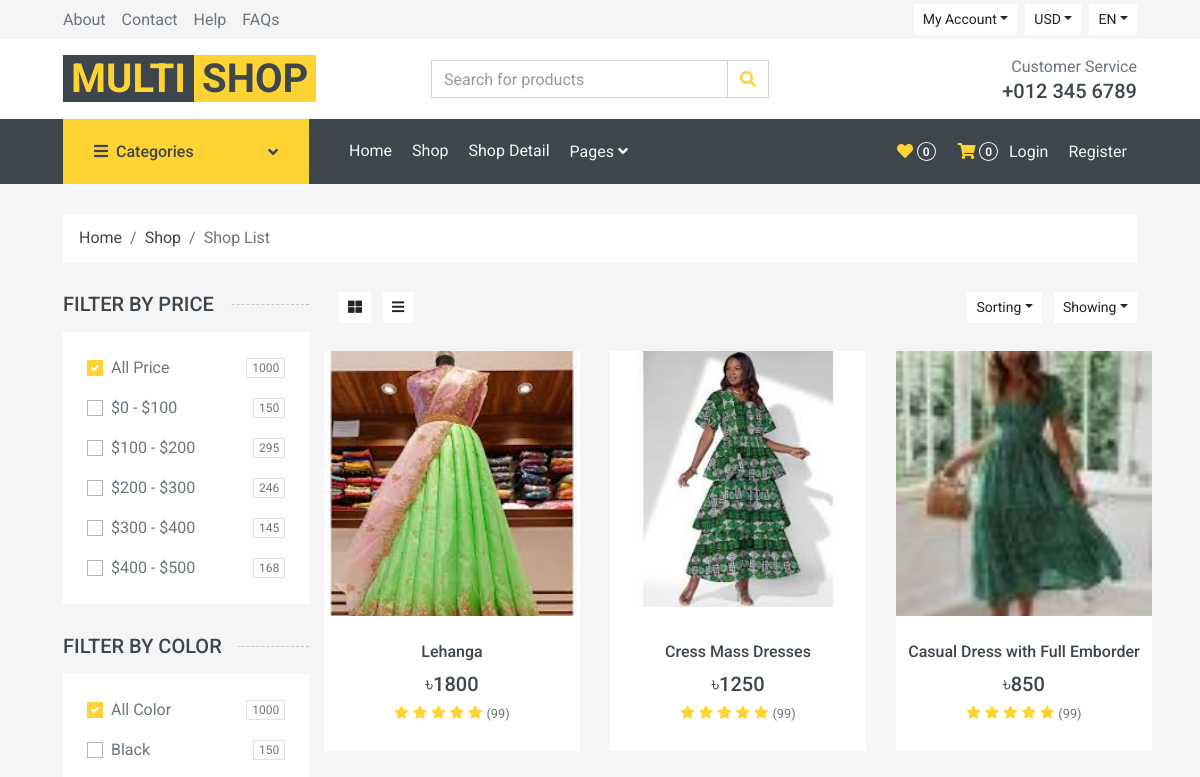
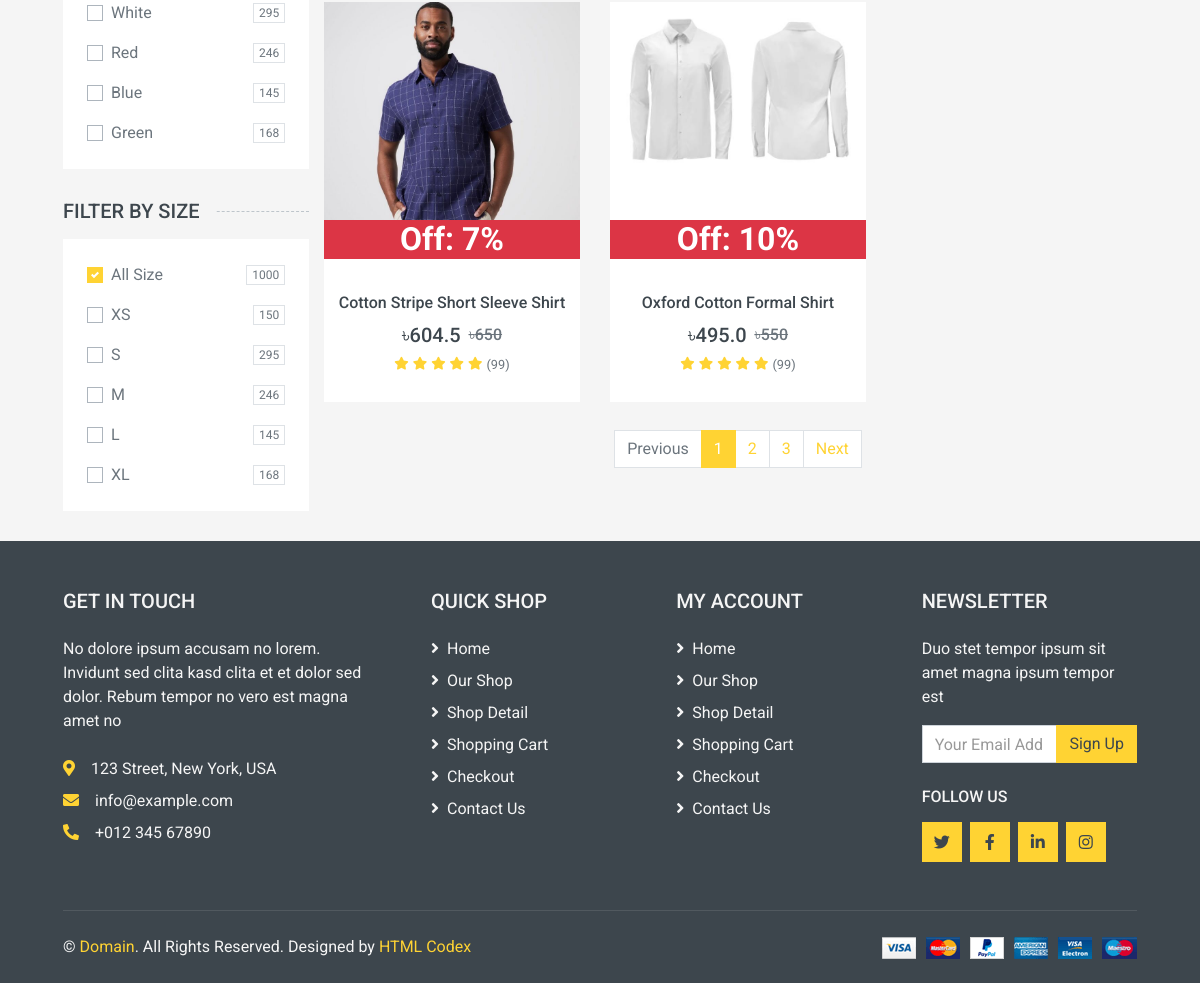
The app's page /shop/ with its own data (2 pictures, top to bottom).
### multishop/models.py (models this page shows, shortened)
class Product(models.Model):
    category = models.ForeignKey(Category, on_delete=models.CASCADE)
    brand = models.ForeignKey(Brand, on_delete=models.CASCADE, blank=True, null=True)
    product_type = models.CharField(max_length=50, choices=[('Featured', 'Featured'), ('Regular', 'Regular'), ('Up Comming', 'Up Comming')], default='Regular')
    name = models.CharField(max_length=200)
    slug = models.SlugField(max_length=200, unique=True, blank=True)
    size = models.ManyToManyField('Size', blank=True)
    color = models.ManyToManyField('Color', blank=True)
    description = models.TextField()
    price = models.IntegerField()
    discount_percentage = models.IntegerField(default=0)
    discount_price = models.FloatField(blank=True, null=True)
    stock = models.PositiveIntegerField()
    image = models.ImageField(upload_to='products/')
    image_back = models.ImageField(upload_to='products/', blank=True)
    image_side = models.ImageField(upload_to='products/', blank=True)
    created_at = models.DateTimeField(auto_now_add=True)
    updated_at = models.DateTimeField(auto_now=True)
    tags = models.ManyToManyField('Tag', blank=True)

### multishop/views.py (the view)
# urls.py: path('shop/', ShopView.as_view(), name='shop'),
class ShopView(TemplateView):
    template_name = 'multishop/shop.html'
    def get_context_data(self, **kwargs):
        context = super().get_context_data(**kwargs)
        context['products'] = Product.objects.all().order_by('-created_at')
        return context

### multishop/templates/multishop/shop.html (shortened to what this page needs)
{% load static %}
<!DOCTYPE html>
<html lang="en">
<head>
   {% include "multishop/css.html" %}
</head>
<body>
    {% include "multishop/navbar.html"%}
    <div class="container-fluid">
        <div class="row px-xl-5">
            <div class="col-12">
                <nav class="breadcrumb bg-light mb-30">
                    <a class="breadcrumb-item text-dark" href="#">Home</a>
                    <a class="breadcrumb-item text-dark" href="#">Shop</a>
                    <span class="breadcrumb-item active">Shop List</span>
                </nav>
            </div>
        </div>
    </div>
    <div class="container-fluid">
        <div class="row px-xl-5">
            <div class="col-lg-3 col-md-4">
                <h5 class="section-title position-relative text-uppercase mb-3"><span class="bg-secondary pr-3">Filter by price</span></h5>
                <div class="bg-light p-4 mb-30">
                    <form>
                        <div class="custom-control custom-checkbox d-flex align-items-center justify-content-between mb-3">
                            <label class="custom-control-label" for="price-all">All Price</label>
                            <span class="badge border font-weight-normal">1000</span>
                        </div>
                        <div class="custom-control custom-checkbox d-flex align-items-center justify-content-between mb-3">
                            <label class="custom-control-label" for="price-1">$0 - $100</label>
                            <span class="badge border font-weight-normal">150</span>
                        </div>
                        <div class="custom-control custom-checkbox d-flex align-items-center justify-content-between mb-3">
                            <label class="custom-control-label" for="price-2">$100 - $200</label>
                            <span class="badge border font-weight-normal">295</span>
                        </div>
                        <div class="custom-control custom-checkbox d-flex align-items-center justify-content-between mb-3">
                            <label class="custom-control-label" for="price-3">$200 - $300</label>
                            <span class="badge border font-weight-normal">246</span>
                        </div>
                        <div class="custom-control custom-checkbox d-flex align-items-center justify-content-between mb-3">
                            <label class="custom-control-label" for="price-4">$300 - $400</label>
                            <span class="badge border font-weight-normal">145</span>
                        </div>
                        <div class="custom-control custom-checkbox d-flex align-items-center justify-content-between">
                            <label class="custom-control-label" for="price-5">$400 - $500</label>
                            <span class="badge border font-weight-normal">168</span>
                        </div>
                    </form>
                </div>
                <h5 class="section-title position-relative text-uppercase mb-3"><span class="bg-secondary pr-3">Filter by color</span></h5>
                <div class="bg-light p-4 mb-30">
                    <form>
                        <div class="custom-control custom-checkbox d-flex align-items-center justify-content-between mb-3">
                            <label class="custom-control-label" for="price-all">All Color</label>
                            <span class="badge border font-weight-normal">1000</span>
                        </div>
                        <div class="custom-control custom-checkbox d-flex align-items-center justify-content-between mb-3">
                            <label class="custom-control-label" for="color-1">Black</label>
                            <span class="badge border font-weight-normal">150</span>
                        </div>
                        <div class="custom-control custom-checkbox d-flex align-items-center justify-content-between mb-3">
                            <label class="custom-control-label" for="color-2">White</label>
                            <span class="badge border font-weight-normal">295</span>
                        </div>
                        <div class="custom-control custom-checkbox d-flex align-items-center justify-content-between mb-3">
                            <label class="custom-control-label" for="color-3">Red</label>
                            <span class="badge border font-weight-normal">246</span>
                        </div>
                        <div class="custom-control custom-checkbox d-flex align-items-center justify-content-between mb-3">
                            <label class="custom-control-label" for="color-4">Blue</label>
                            <span class="badge border font-weight-normal">145</span>
                        </div>
                        <div class="custom-control custom-checkbox d-flex align-items-center justify-content-between">
                            <label class="custom-control-label" for="color-5">Green</label>
                            <span class="badge border font-weight-normal">168</span>
                        </div>
                    </form>
                </div>
                <h5 class="section-title position-relative text-uppercase mb-3"><span class="bg-secondary pr-3">Filter by size</span></h5>
                <div class="bg-light p-4 mb-30">
                    <form>
                        <div class="custom-control custom-checkbox d-flex align-items-center justify-content-between mb-3">
                            <label class="custom-control-label" for="size-all">All Size</label>
                            <span class="badge border font-weight-normal">1000</span>
                        </div>
                        <div class="custom-control custom-checkbox d-flex align-items-center justify-content-between mb-3">
                            <label class="custom-control-label" for="size-1">XS</label>
                            <span class="badge border font-weight-normal">150</span>
                        </div>
                        <div class="custom-control custom-checkbox d-flex align-items-center justify-content-between mb-3">
                            <label class="custom-control-label" for="size-2">S</label>
                            <span class="badge border font-weight-normal">295</span>
                        </div>
                        <div class="custom-control custom-checkbox d-flex align-items-center justify-content-between mb-3">
                            <label class="custom-control-label" for="size-3">M</label>
                            <span class="badge border font-weight-normal">246</span>
                        </div>
                        <div class="custom-control custom-checkbox d-flex align-items-center justify-content-between mb-3">
                            <label class="custom-control-label" for="size-4">L</label>
                            <span class="badge border font-weight-normal">145</span>
                        </div>
                        <div class="custom-control custom-checkbox d-flex align-items-center justify-content-between">
                            <label class="custom-control-label" for="size-5">XL</label>
                            <span class="badge border font-weight-normal">168</span>
                        </div>
                    </form>
                </div>
            </div>
            <div class="col-lg-9 col-md-8">
                <div class="row pb-3">
                    <div class="col-12 pb-1">
                        <div class="d-flex align-items-center justify-content-between mb-4">
                            <div>
                                <button class="btn btn-sm btn-light"><i class="fa fa-th-large"></i></button>
                                <button class="btn btn-sm btn-light ml-2"><i class="fa fa-bars"></i></button>
                            </div>
                            <div class="ml-2">
                                <div class="btn-group">
                                    <button type="button" class="btn btn-sm btn-light dropdown-toggle" data-toggle="dropdown">Sorting</button>
                                </div>
                                <div class="btn-group ml-2">
                                    <button type="button" class="btn btn-sm btn-light dropdown-toggle" data-toggle="dropdown">Showing</button>
                                </div>
                            </div>
                        </div>
                    </div>
                    <div class="row">
                        {% for product in products %}
                        <div class="col-lg-4 col-md-6 col-sm-6 pb-1">
                            <div class="product-item bg-light mb-4">
                                <div class="product-img position-relative overflow-hidden">
                                    <img class="img-fluid w-100 h-90" src="{{ product.image.url }}" alt="{{ product.name }}">
                                    <div class="product-action">
                                    </div>
                                </div>
                                {% if product.discount_percentage > 0 %}
                                <h2 class="bg-danger text-white text-center" >
                                    Off: {{ product.discount_percentage }}%
                                </h2>
                                {% endif %}
                                <div class="text-center py-4">
                                    <a class="h6 text-decoration-none text-truncate" href="{% url 'indetail' product.slug %}">{{ product.name }}</a>
                                    <div class="d-flex align-items-center justify-content-center mt-2">
                                        <h5>৳{{ product.discount_price|default:product.price }}</h5>
                                        {% if product.discount_percentage %}
                                        <h6 class="text-muted ml-2"><del>৳{{ product.price }}</del></h6>
                                        {% endif %}
                                    </div>
                                    <div class="d-flex align-items-center justify-content-center mb-1">
                                        <small class="fa fa-star text-primary mr-1"></small>
                                        <small class="fa fa-star text-primary mr-1"></small>
                                        <small class="fa fa-star text-primary mr-1"></small>
                                        <small class="fa fa-star text-primary mr-1"></small>
                                        <small class="fa fa-star text-primary mr-1"></small>
                                        <small>(99)</small>
                                    </div>
                                </div>
                            </div>
                        </div>
                        {% empty %}
                        <p>No products available.</p>
                        {% endfor %}
                    </div>
                    <div class="col-12">
                        <nav>
                          <ul class="pagination justify-content-center">
                            <li class="page-item disabled"><a class="page-link" href="#">Previous</span></a></li>
                            <li class="page-item active"><a class="page-link" href="#">1</a></li>
                            <li class="page-item"><a class="page-link" href="#">2</a></li>
                            <li class="page-item"><a class="page-link" href="#">3</a></li>
                            <li class="page-item"><a class="page-link" href="#">Next</a></li>
                          </ul>
                        </nav>
                    </div>
                </div>
            </div>
        </div>
    </div>
    {% include "multishop/footer.html" %}
</body>
</body>
</html>

### records on screen
Product: image (picture), name "Lehanga", discount_price "1800"
Product: image (picture), name "Cress Mass Dresses", discount_price "1250"
Product: image (picture), name "Casual Dress with Full Emborder", discount_price "850"
Product: image (picture), discount_percentage "7", name "Cotton Stripe Short Sleeve Shirt", discount_price "604.5", price "650"
Product: image (picture), discount_percentage "10", name "Oxford Cotton Formal Shirt", discount_price "495.0", price "550"

### other values on screen
{{ cart_count }} "0"
